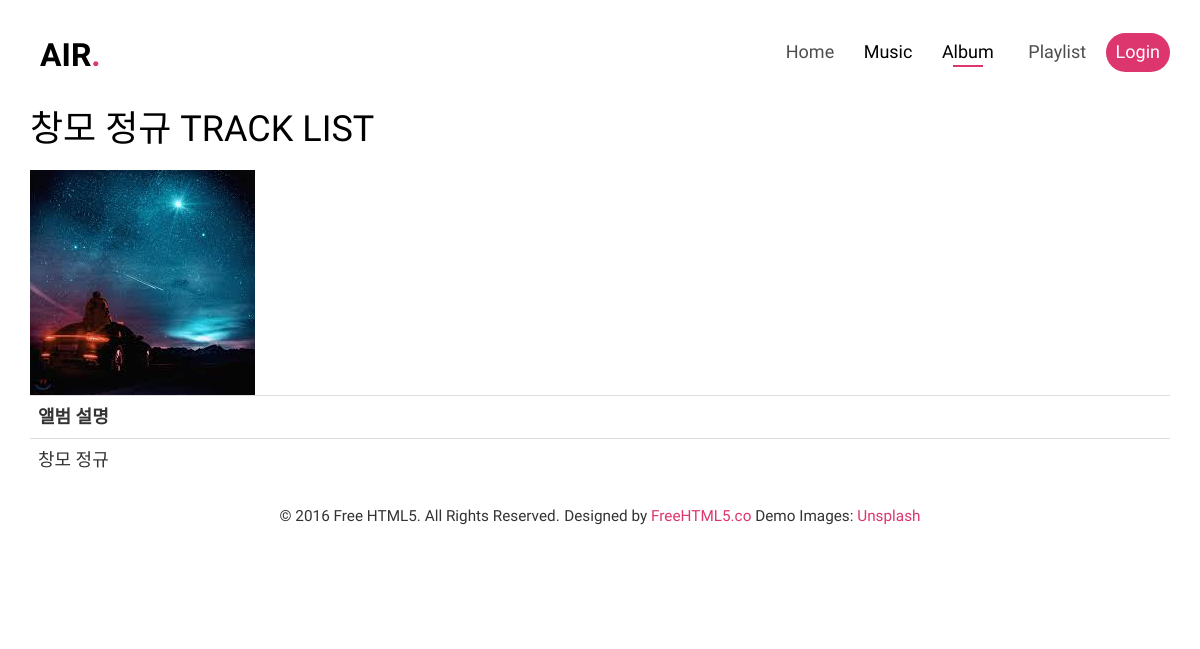
/blog/albumdetail/7/, run on the app's committed database.
### blog/models.py (models this page shows, shortened)
class Album(models.Model):
    album_no = models.AutoField(primary_key=True)
    album_name = models.CharField(max_length=15, default='')
    album_artist_no = models.ForeignKey("Artist", related_name="album_artist", on_delete=models.CASCADE, default='')
    album_image = models.ImageField(blank = True, null=True)
    album_decribe = models.TextField(null=True)
    album_music = models.ManyToManyField(Music)

### blog/views.py (the view)
# urls.py: path('albumdetail/<int:list_id>/', views.albumdetail, name="albumdetail"),
def albumdetail(request, list_id):
    albumdetail = Album.objects.get(pk = list_id)
    context = {"albumdetail": albumdetail}
    return render(request, "albumdetail.html", context)

### blog/templates/albumdetail.html (shortened to what this page needs)
<!DOCTYPE HTML>
{% load static %}
<html>
	<head>
	<link rel="stylesheet" href="{% static 'css/animate.css' %}">
	<link rel="stylesheet" href="{% static 'css/icomoon.css' %}">
	<link rel="stylesheet" href="{% static 'css/bootstrap.css' %}">
	<link rel="stylesheet" href="{% static 'css/flexslider.css' %}">
	<link rel="stylesheet" href="{% static 'css/style.css' %}">
	</head>
	<body>
		<div id="page">
		<nav class="fh5co-nav" role="navigation">
			<div class="top-menu">
				<div class="container">
					<div class="row">
						<div class="col-xs-2">
							<div id="fh5co-logo"><a href="{% url 'index' %}">Air<span>.</span></a></div>
						</div>
						<div class="col-xs-10 text-right menu-1">
							<ul>
								<li ><a href="{% url 'index' %}">Home</a></li>
								<a href="{% url 'chart' %}">Music</a>
								<li class="active"><a href="{% url 'single' %}">Album</a></li>
								<li><a href="{% url 'playlist' %}">Playlist</a></li>
								{% if user.is_active %}
								<li class="btn-cta"><a href="{% url 'login' %}"><span>Logout</span></a></li>
								{% else %}
								<li class="btn-cta"><a href="{% url 'login' %}"><span>Login</span></a></li>
								{% endif %}
							</ul>
						</div>
					</div>
				</div>
			</div>
		</nav>
		<div class="container"  >
			<h1>{{albumdetail.album_name}} TRACK LIST </h1>
			<img src ="{{albumdetail.album_image.url}}" class = "blog-bg" style ="background: image">
			<table   class="table table-hover"  >
			<tr><th>앨범 설명</th>
					<tr><td>{{albumdetail.album_decribe}}</td></tr>
			</table>
		</div>
<div class="row copyright">
	<div class="col-md-12 text-center">
		<p>
			<small class="block">&copy; 2016 Free HTML5. All Rights Reserved.</small>
			<small class="block">Designed by <a href="http://freehtml5.co/" target="_blank">FreeHTML5.co</a> Demo Images: <a href="http://unsplash.co/" target="_blank">Unsplash</a></small>
		</p>
		<p>
			<ul class="fh5co-social-icons">
				<li><a href="#"><i class="icon-twitter"></i></a></li>
				<li><a href="#"><i class="icon-facebook"></i></a></li>
				<li><a href="#"><i class="icon-linkedin"></i></a></li>
				<li><a href="#"><i class="icon-dribbble"></i></a></li>
			</ul>
		</p>
	</div>
</div>
</div>
</body>
</html>

### static/css/icomoon.css (style rules this page uses)
[class^="icon-"], [class*=" icon-"] { font-family: 'icomoon' !important; speak: none; font-style: normal; font-weight: normal; font-variant: normal; text-transform: none; line-height: 1; -webkit-font-smoothing: antialiased; -moz-osx-font-smoothing: grayscale; }
.icon-facebook:before { content: "\e05d"; }
.icon-twitter:before { content: "\e05e"; }
.icon-linkedin:before { content: "\e062"; }
.icon-dribbble:before { content: "\e063"; }

### static/css/style.css (style rules this page uses)
body { font-family: "Inconsolata", Arial, sans-serif; font-weight: 400; font-size: 18px; line-height: 1.7; color: #333333; background: #fff; }
#page { position: relative; overflow-x: hidden; width: 100%; height: 100%; -webkit-transition: 0.5s; -o-transition: 0.5s; transition: 0.5s; }
a { color: #DD356E; -webkit-transition: 0.5s; -o-transition: 0.5s; transition: 0.5s; }
p { margin-bottom: 30px; }
h1, h2, h3, h4, h5, h6, figure { color: #000; font-family: "Inconsolata", Arial, sans-serif; font-weight: 400; margin: 0 0 20px 0; }
.fh5co-nav { background: #fff; }
.fh5co-nav .top-menu { padding: 28px 0; }
.fh5co-nav #fh5co-logo { font-size: 32px; margin: 0; padding: 0; text-transform: uppercase; font-weight: 700; font-family: "Inconsolata", Arial, sans-serif; }
.fh5co-nav #fh5co-logo a span { color: #DD356E; }
.fh5co-nav a { padding: 5px 10px; color: #000; }
.fh5co-nav ul { padding: 0; margin: 5px 0 0 0; }
.fh5co-nav ul li { padding: 0; margin: 0; list-style: none; display: inline; }
.fh5co-nav ul li a { font-size: 18px; padding: 30px 15px; color: rgba(0, 0, 0, 0.7); -webkit-transition: 0.5s; -o-transition: 0.5s; transition: 0.5s; }
.fh5co-nav ul li.btn-cta a { padding: 30px 0px !important; color: #fff; }
.fh5co-nav ul li.btn-cta a span { background: #dd356e; padding: 4px 10px; display: -moz-inline-stack; display: inline-block; zoom: 1; *display: inline; -webkit-transition: 0.3s; -o-transition: 0.3s; transition: 0.3s; -webkit-border-radius: 100px; -moz-border-radius: 100px; -ms-border-radius: 100px; border-radius: 100px; }
.fh5co-nav ul li.active > a { color: #000 !important; position: relative; }
.fh5co-nav ul li.active > a:after { position: absolute; bottom: 25px; left: 0; right: 0; content: ''; width: 30px; height: 2px; background: #DD356E; margin: 0 auto; }
.fh5co-social-icons { margin: 0; padding: 0; }
.fh5co-social-icons li { margin: 0; padding: 0; list-style: none; display: -moz-inline-stack; display: inline-block; zoom: 1; *display: inline; }
.fh5co-social-icons li a { display: -moz-inline-stack; display: inline-block; zoom: 1; *display: inline; color: #DD356E; padding-left: 10px; padding-right: 10px; }
.fh5co-social-icons li a i { font-size: 20px; }
#fh5co-offcanvas a { color: rgba(255, 255, 255, 0.5); }
#fh5co-offcanvas ul { padding: 0; margin: 0; }
#fh5co-offcanvas ul li { padding: 0; margin: 0; list-style: none; }

### data on the page
Album: album_name "창모 정규", album_image (picture), album_decribe "창모 정규"
